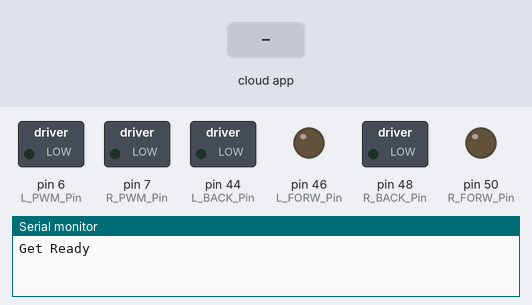
A sketch run on a simulated Arduino Mega 2560, built with avr-gcc and run on an emulated ATmega2560. Shown: switched loads named in the sketch (green lamp = pin HIGH), output pins drawn as LEDs (lit = HIGH), the last lines printed to the serial monitor. The test bench sets the inputs (shaded band). The ROS host is connected and sends only what is stated.

Above: at 3.2 s.
3.3 s: the phone or cloud app sets linear.x to -100
At 4.5 s:
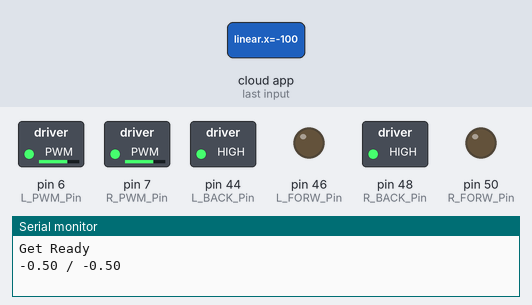
4.8 s: the phone or cloud app sets angular.z to -100
At 5.1 s:
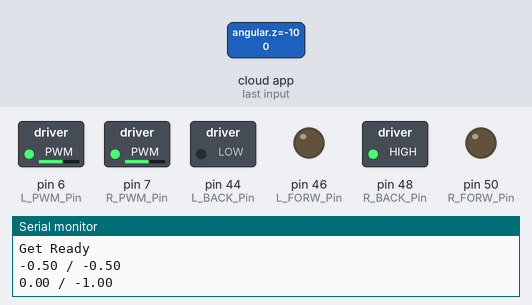
6.3 s: the phone or cloud app sets linear.x to 0
At 6.9 s:
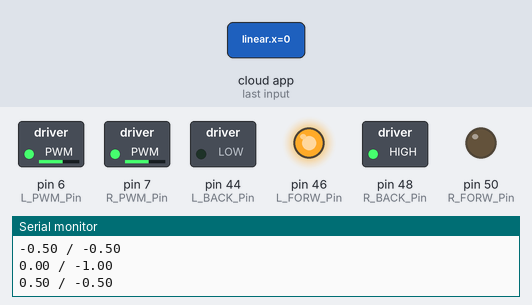
7.8 s: the phone or cloud app sets angular.z to 100
At 8.6 s:
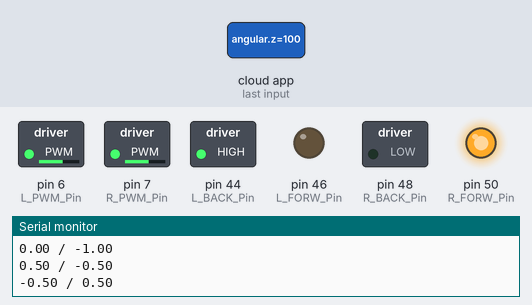
9.3 s: the phone or cloud app sets linear.x to 100
At 10.4 s:
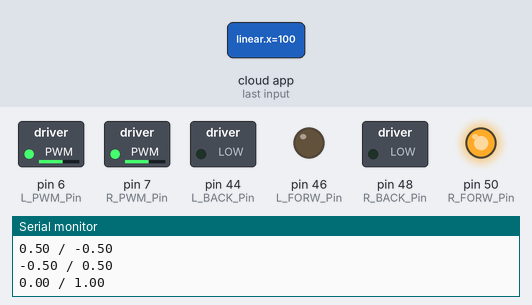
10.8 s: the phone or cloud app sets angular.z to 0
At 12.1 s:
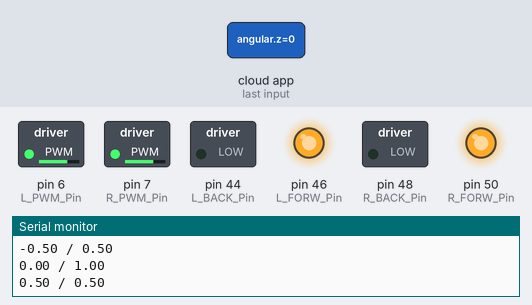
Timing chart, 0 to 13.3 s (numbered marks = the images above; inputs shaded):
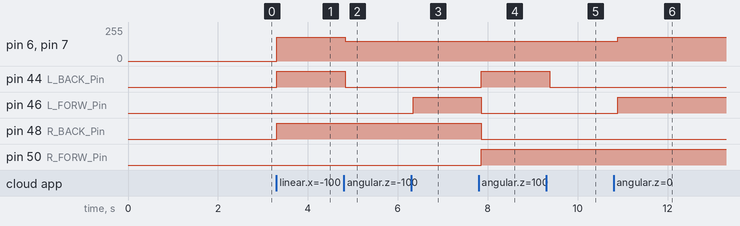

Measured:
- after the input at 3.3 s, pin 6 (L_PWM_Pin), pin 7 (R_PWM_Pin): 0/255 → 180/255 at once; pin 44 (L_BACK_Pin), pin 48 (R_BACK_Pin): LOW → HIGH at once
- after the input at 4.8 s, pin 6 (L_PWM_Pin), pin 7 (R_PWM_Pin): 180/255 → 150/255 at once; pin 44 (L_BACK_Pin): HIGH → LOW at once
- after the input at 6.3 s, pin 46 (L_FORW_Pin): LOW → HIGH after 0.05 s
- after the input at 7.8 s, pin 44 (L_BACK_Pin), pin 50 (R_FORW_Pin): LOW → HIGH after 0.06 s; pin 46 (L_FORW_Pin), pin 48 (R_BACK_Pin): HIGH → LOW after 0.06 s
- after the input at 9.3 s, pin 44 (L_BACK_Pin): HIGH → LOW after 0.08 s
- after the input at 10.8 s, pin 6 (L_PWM_Pin), pin 7 (R_PWM_Pin): 150/255 → 180/255 after 0.09 s; pin 46 (L_FORW_Pin): LOW → HIGH after 0.09 s

The sketch:

Arduino_Motor_ROS_Serial_Comm.ino
```cpp
#include <ros.h>
#include <geometry_msgs/Twist.h>

const uint8_t R_PWM_Pin =  7;
const uint8_t R_FORW_Pin = 50;
const uint8_t R_BACK_Pin = 48;

const uint8_t L_PWM_Pin =  6;
const uint8_t L_FORW_Pin = 46;
const uint8_t L_BACK_Pin = 44;

float left_wheel;
float right_wheel;

// 100ms interval for measurements
const int interval = 100;
long previousMillis = 0;
long currentMillis = 0;

void pin_def()
{
  pinMode(L_PWM_Pin,  OUTPUT);
  pinMode(L_FORW_Pin, OUTPUT);
  pinMode(L_BACK_Pin, OUTPUT);
  pinMode(R_PWM_Pin,  OUTPUT);
  pinMode(R_FORW_Pin, OUTPUT);
  pinMode(R_BACK_Pin, OUTPUT);
}
void drive()
{
  if(left_wheel==right_wheel)
  {
   analogWrite(R_PWM_Pin, 180);
   analogWrite(L_PWM_Pin, 180);
  }
  else
  {
   analogWrite(R_PWM_Pin, 150);
   analogWrite(L_PWM_Pin, 150);
  }

  digitalWrite(L_FORW_Pin,left_wheel > 0);
  digitalWrite(L_BACK_Pin,left_wheel < 0);
  digitalWrite(R_FORW_Pin,right_wheel > 0);
  digitalWrite(R_BACK_Pin,right_wheel < 0);

}

void stop()
{   digitalWrite(L_FORW_Pin, 0);
    digitalWrite(L_BACK_Pin, 0);
    digitalWrite(R_FORW_Pin, 0);
    digitalWrite(R_BACK_Pin, 0);
    digitalWrite(R_PWM_Pin, 0);
    digitalWrite(L_PWM_Pin, 0);
}

void cmdVel_cb( const geometry_msgs::Twist& velocity_msg){

    left_wheel = (velocity_msg.linear.x - velocity_msg.angular.z ) / 2 ;
    right_wheel = (velocity_msg.linear.x + velocity_msg.angular.z ) /2 ;
    drive();
    if ( velocity_msg.linear.x ==0.0 & velocity_msg.angular.z ==0.0)
    {
        stop();
    }
    Serial.print(left_wheel);Serial.print(" / ");Serial.println(right_wheel);
}

ros::NodeHandle  nh;
ros::Subscriber<geometry_msgs::Twist> sub("/cmd_vel", &cmdVel_cb );

void setup()
{
    Serial.begin(115200);
    nh.initNode();
    nh.subscribe(sub);
    pin_def();
    stop();
    Serial.println("Get Ready");
    delay(2000);
}

void loop()
{
// Record the time
  currentMillis = millis();

  // If 100ms have passed, print the number of ticks
  if (currentMillis - previousMillis > interval)
  {
  previousMillis = currentMillis;
  nh.spinOnce();
  }

}
```
